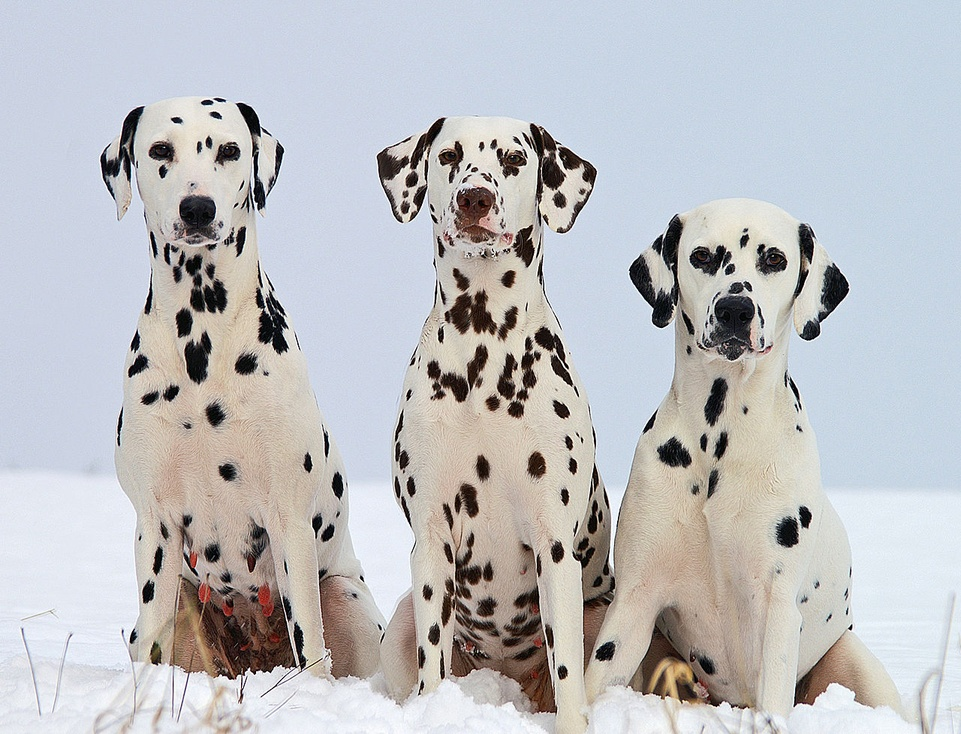
%> input picture codes/ch13_Scale-SpaceImageProcessing/7. Harris-Laplace Detector/dog.jpg, 961 x 734 px, shrunk from 1280 x 978 before the run
$ octave --eval "result = kp_harrislaplace(imread('dog.jpg'));"   (GNU Octave 9; MATLAB toolbox functions it lacks are replaced by stand-ins)
%> lines starting %> are read from the running program, lines starting %| are printed output that depends on the picture
### codes/ch13_Scale-SpaceImageProcessing/7. Harris-Laplace Detector/findLocalMaximum.m
function [row,col,max_local] = findLocalMaximum(val,radius)

    % Determine the local maximum of a given value

    %

    % Author :: Vincent Garcia

    % Date   :: 09/02/2007

    %

    % INPUT

    % =====

    % val    : the NxM matrix containing values

    % radius : the radius of the neighborhood

    %

    % OUTPUT

    % ======

    % row       : the row position of the local maxima

    % col       : the column position of the local maxima

    % max_local	: the NxM matrix containing values of val on unique local maximum

    %

    % EXAMPLE

    % =======

    % [l,c,m] = findLocalMaximum(img,radius);


    % FIND LOCAL MAXIMA BY DILATION (FAST) /!\ NON UNIQUE /!\

    % mask = fspecial('disk',radius)>0;

    % val2 = imdilate(val,mask);

    % index = val==val2;

    % [row,col] = find(index==1);

    % max_local = zeros(size(val));

    % max_local(index) = val(index);


    % FIND UNIQUE LOCAL MAXIMA USING FILTERING (FAST)

    mask  = fspecial('disk',radius)>0;

    nb    = sum(mask(:));

    highest          = ordfilt2(val, nb, mask);

    second_highest   = ordfilt2(val, nb-1, mask);

    index            = highest==val & highest~=second_highest;

    max_local        = zeros(size(val));

    max_local(index) = val(index);

    [row,col]        = find(index==1);


    % [55 lines of commented-out code are left out]


end

### codes/ch13_Scale-SpaceImageProcessing/7. Harris-Laplace Detector/kp_harrislaplace.m
function points = kp_harrislaplace(img)

    % Extract keypoints using Harris-Laplace algorithm

    %

    % Author :: Vincent Garcia

    % Date   :: 05/12/2007

    %

    % INPUT

    % =====

    % img    : the graylevel image

    %

    % OUTPUT

    % ======

    % points : the interest points extracted

    %

    % REFERENCES

    % ==========

    % K. Mikolajczyk and C. Schmid. Scale & affine invariant interest point detectors.

    % International Journal of Computer Vision, 2004

    %

    % EXAMPLE

    % =======

    % points = kp_harrislaplace(img)


    % IMAGE PARAMETERS

    img         = double(img(:,:,1));
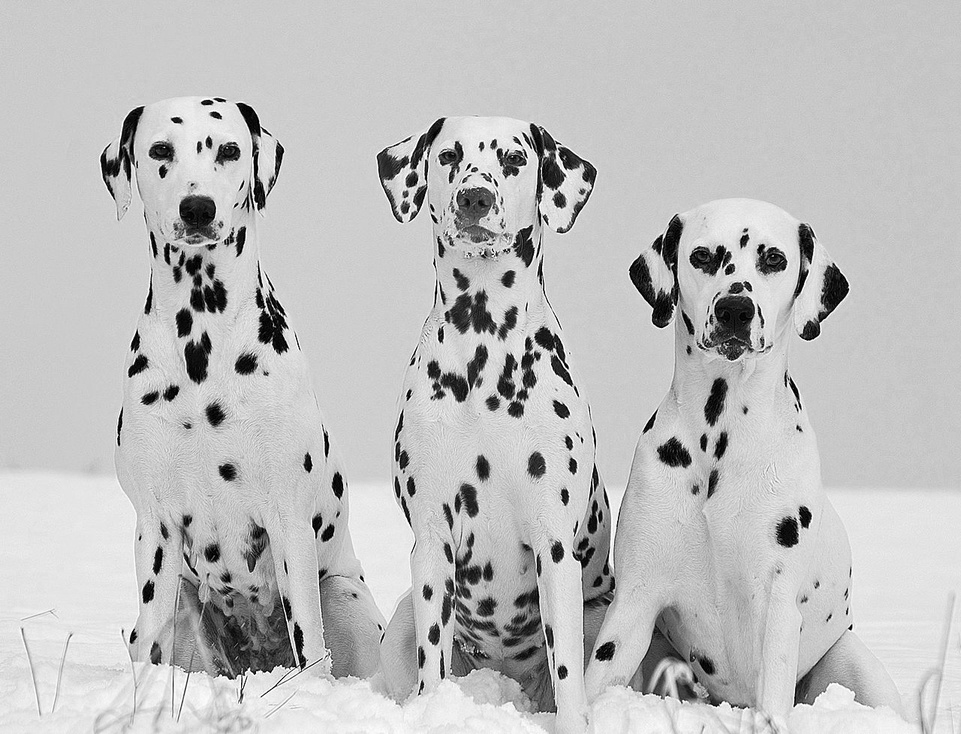
%> img: size 734x961 double; min 0, max 255, mean 189.6

    img_height  = size(img,1);
%> img_height = 734

    img_width   = size(img,2);
%> img_width = 961


    % SCALE PARAMETERS

    sigma_begin = 1.5;

    sigma_step  = 1.2;

    sigma_nb    = 13;

    sigma_array = (sigma_step.^(0:sigma_nb-1))*sigma_begin;


    % PART 1 : HARRIS

    harris_pts = zeros(0,3);

    for i=1:sigma_nb


        % scale (standard deviation)

        s_I = sigma_array(i);   % int間ration scale

        s_D = 0.7*s_I;          % derivative scale %0.7


        % derivative mask

        x  = -round(3*s_D):round(3*s_D);

        dx = x .* exp(-x.*x/(2*s_D*s_D)) ./ (s_D*s_D*s_D*sqrt(2*pi));

        dy = dx';


        % image derivatives

        Ix = conv2(img, dx, 'same');

        Iy = conv2(img, dy, 'same');


        % auto-correlation matrix

        g   = fspecial('gaussian',max(1,fix(6*s_I+1)), s_I);

        Ix2 = conv2(Ix.^2, g,  'same');

        Iy2 = conv2(Iy.^2, g,  'same');

        Ixy = conv2(Ix.*Iy, g, 'same');


        % interest point response

        %cim = (Ix2.*Iy2 - Ixy.^2)./(Ix2 + Iy2 + eps);				% Alison Noble measure.

        k = 0.06; cim = (Ix2.*Iy2 - Ixy.^2) - k*(Ix2 + Iy2).^2;	% Original Harris measure.


        % find local maxima on neighborgood

        [l,c,max_local] = findLocalMaximum(cim,3*s_I);%3*s_I


        % set threshold 1% of the maximum value

        t = 0.2*max(max_local(:));


        % find local maxima greater than threshold

        [l,c] = find(max_local>=t);


        % build interest points

        n = size(l,1);

        harris_pts(end+1:end+n,:) = [l,c,repmat(i,[n,1])];

    end
%> this loop made 1 pass
%> pass 1, in kp_harrislaplace, `Ix = conv2(img, dx, 'same');`:
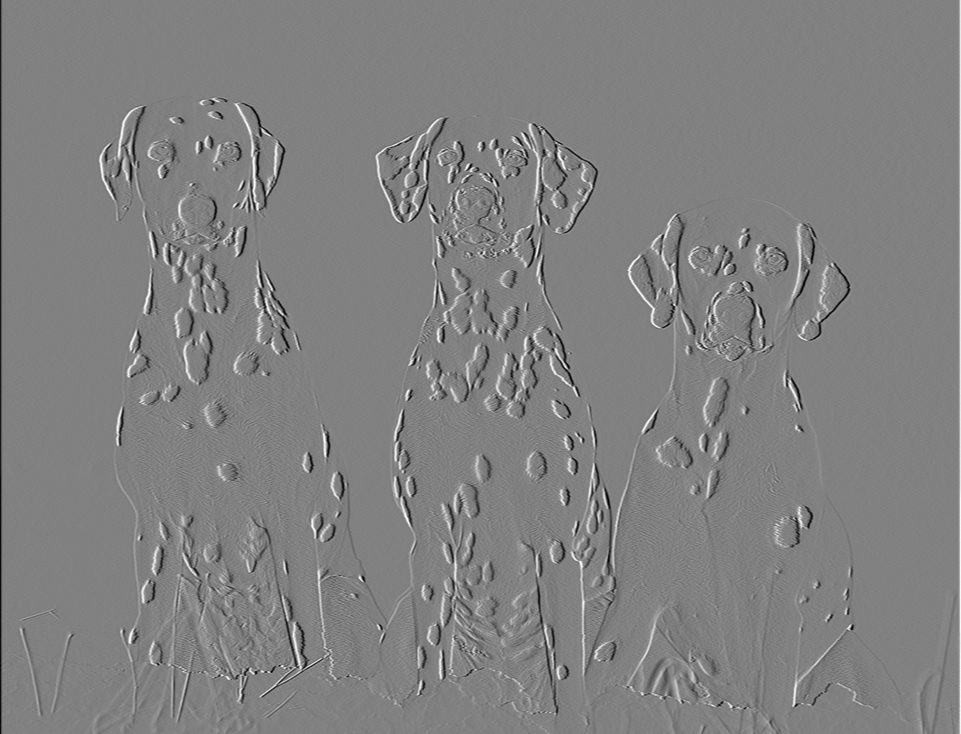
%> Ix: size 734x961 double; min -86.23, max 84.28, mean 0; drawn with min black and max white
%> pass 1, in kp_harrislaplace, `Iy = conv2(img, dy, 'same');`:
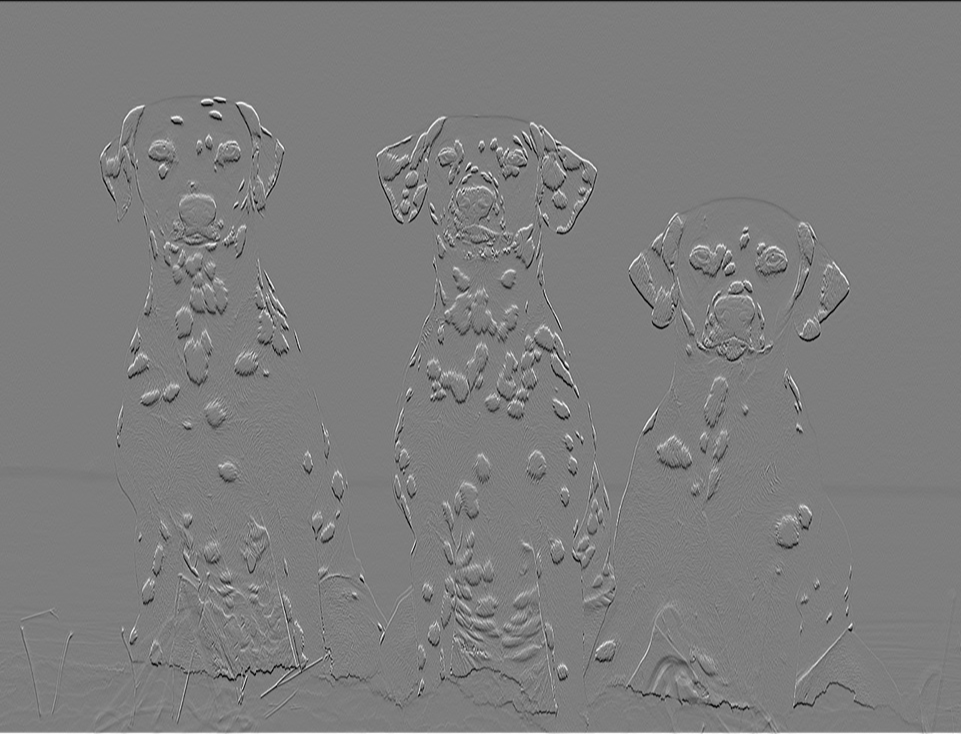
%> Iy: size 734x961 double; min -85.61, max 87.85, mean 0; drawn with min black and max white
%> pass 1, in kp_harrislaplace, `Ix2 = conv2(Ix.^2, g,  'same');`:
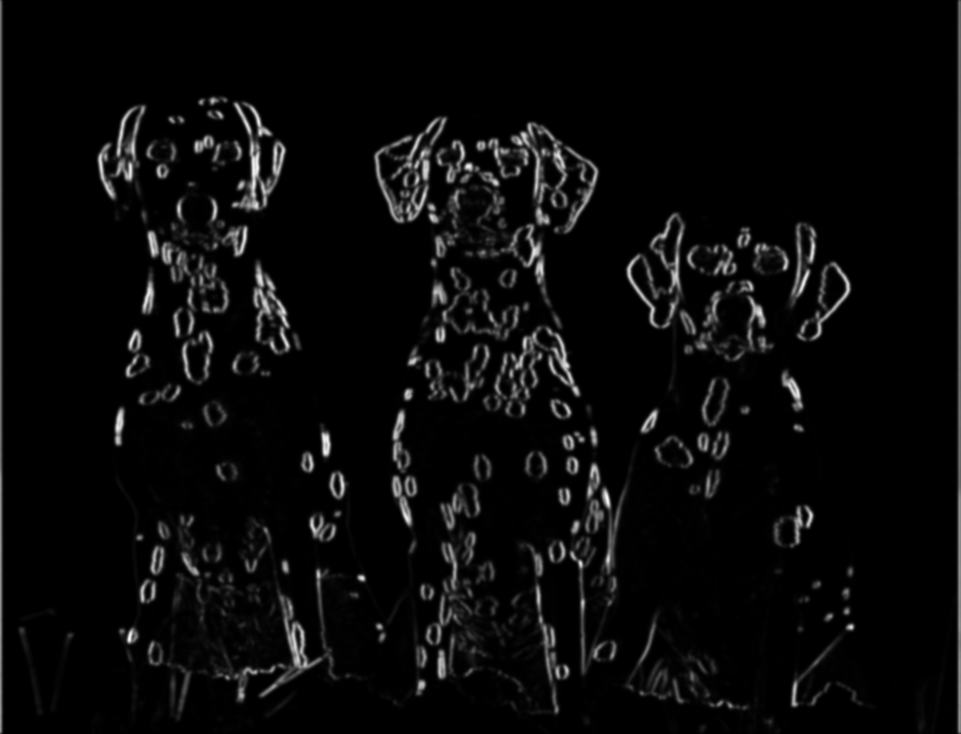
%> Ix2: size 734x961 double; min 0.014, max 3167.6, mean 126.3; drawn with min black and max white
%> pass 1, in kp_harrislaplace, `Iy2 = conv2(Iy.^2, g,  'same');`:
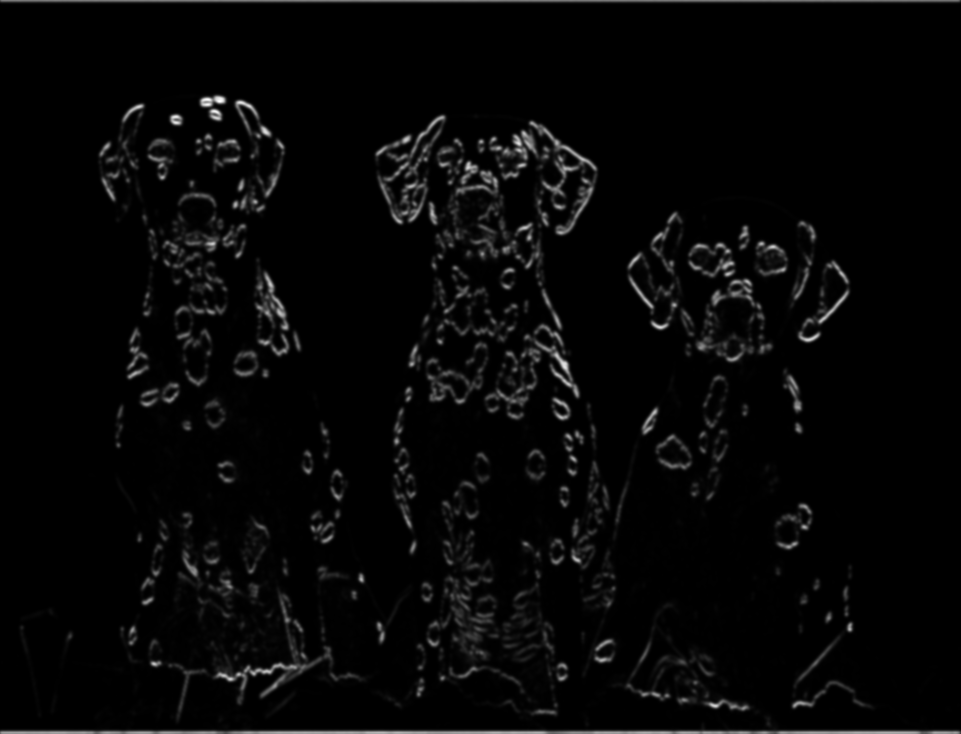
%> Iy2: size 734x961 double; min 0.00921, max 3031.4, mean 84; drawn with min black and max white
%> the run ends on the next line


    % PART 2 : LAPLACE

    % compute scale-normalized laplacian operator

    laplace_snlo = zeros(img_height,img_width,sigma_nb);

    for i=1:sigma_nb

        s_L = sigma_array(i);   % scale

        laplace_snlo(:,:,i) = s_L*s_L*imfilter(img,fspecial('log', floor(6*s_L+1), s_L),'replicate');

    end

    % verify for each of the initial points whether the LoG attains a maximum at the scale of the point

    n   = size(harris_pts,1);

    cpt = 0;

    points = zeros(n,3);

    for i=1:n

        l = harris_pts(i,1);

        c = harris_pts(i,2);

        s = harris_pts(i,3);

        val = laplace_snlo(l,c,s);

        if s>1 && s<sigma_nb

            if val>laplace_snlo(l,c,s-1) && val>laplace_snlo(l,c,s+1)

                cpt = cpt+1;

                points(cpt,:) = harris_pts(i,:);

            end

        elseif s==1

            if val>laplace_snlo(l,c,2)

                cpt = cpt+1;

                points(cpt,:) = harris_pts(i,:);

            end

        elseif s==sigma_nb

            if val>laplace_snlo(l,c,s-1)

                cpt = cpt+1;

                points(cpt,:) = harris_pts(i,:);

            end

        end

    end

    points(cpt+1:end,:) = [];


    % SET SCALE TO 3*SIGMA FOR DISPLAY

    points(:,3) = 3*sigma_array(points(:,3));

end

$ run again, on codes/ch13_Scale-SpaceImageProcessing/7. Harris-Laplace Detector/door.jpg
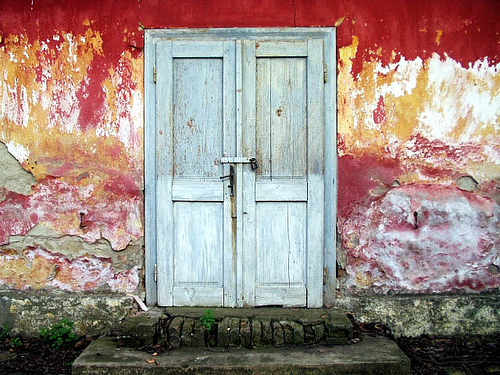
%> input picture codes/ch13_Scale-SpaceImageProcessing/7. Harris-Laplace Detector/door.jpg, 500 x 375 px
%> the loop in kp_harrislaplace, `for i=1:sigma_nb` made 1 pass
%> pass 1, in kp_harrislaplace, `Iy = conv2(img, dy, 'same');`:
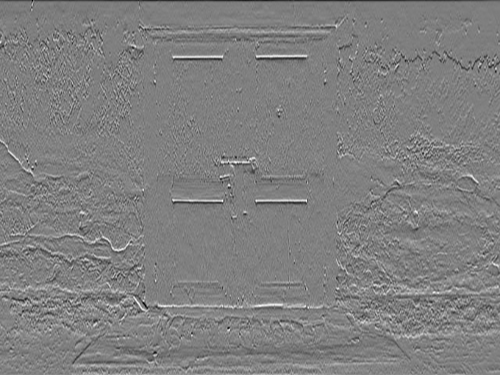
%> Iy: size 375x500 double; min -80.81, max 80.37, mean 0.1; drawn with min black and max white
%> pass 1, in kp_harrislaplace, `Iy2 = conv2(Iy.^2, g,  'same');`:
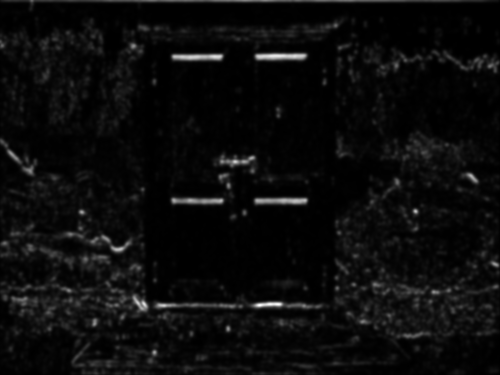
%> Iy2: size 375x500 double; min 0.161, max 2084.7, mean 98.9; drawn with min black and max white

$ run again, on codes/ch13_Scale-SpaceImageProcessing/7. Harris-Laplace Detector/patrol.jpg
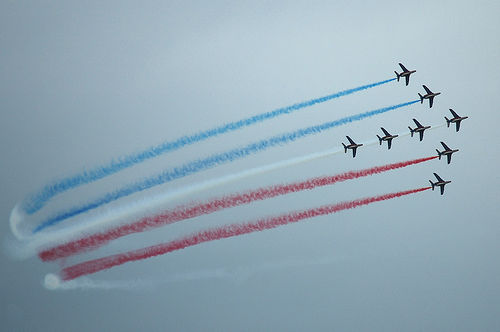
%> input picture codes/ch13_Scale-SpaceImageProcessing/7. Harris-Laplace Detector/patrol.jpg, 500 x 332 px
%> the loop in kp_harrislaplace, `for i=1:sigma_nb` made 1 pass
%> pass 1, in kp_harrislaplace, `Iy = conv2(img, dy, 'same');`:
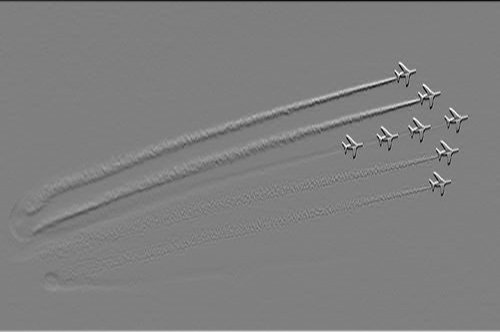
%> Iy: size 332x500 double; min -70.36, max 70.45, mean 0.1; drawn with min black and max white
%> pass 1, in kp_harrislaplace, `Iy2 = conv2(Iy.^2, g,  'same');`:
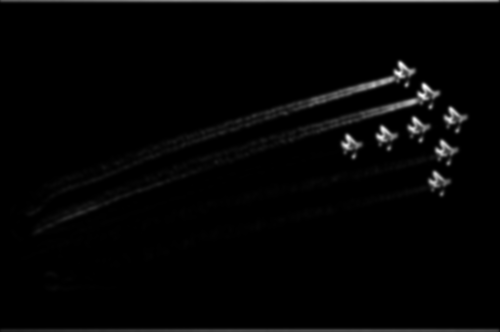
%> Iy2: size 332x500 double; min 0, max 1825.4, mean 35.6; drawn with min black and max white

$ run again, on codes/ch13_Scale-SpaceImageProcessing/7. Harris-Laplace Detector/sunflower.jpg
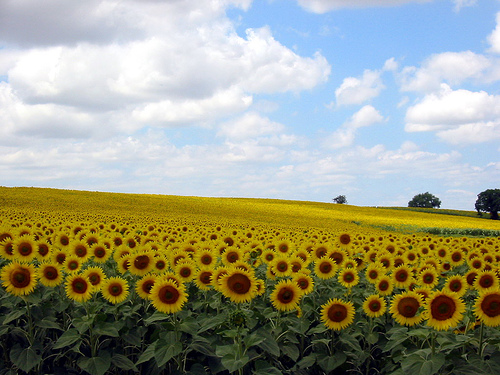
%> input picture codes/ch13_Scale-SpaceImageProcessing/7. Harris-Laplace Detector/sunflower.jpg, 500 x 375 px
%> the loop in kp_harrislaplace, `for i=1:sigma_nb` made 1 pass
%> pass 1, in kp_harrislaplace, `Iy = conv2(img, dy, 'same');`:
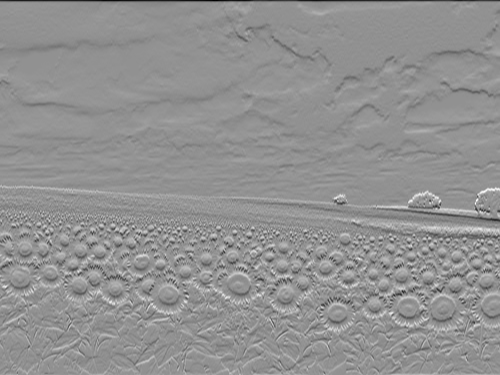
%> Iy: size 375x500 double; min -86.99, max 65.42, mean 0.2; drawn with min black and max white
%> pass 1, in kp_harrislaplace, `Iy2 = conv2(Iy.^2, g,  'same');`:
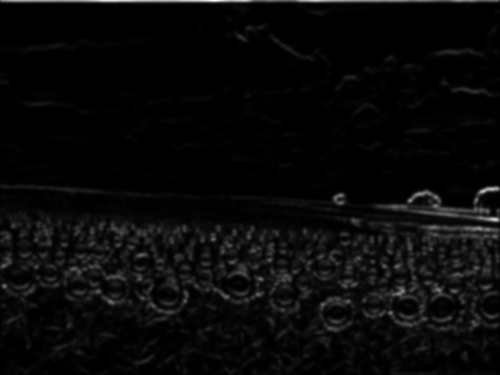
%> Iy2: size 375x500 double; min 2.11e-08, max 2130.5, mean 79.7; drawn with min black and max white
